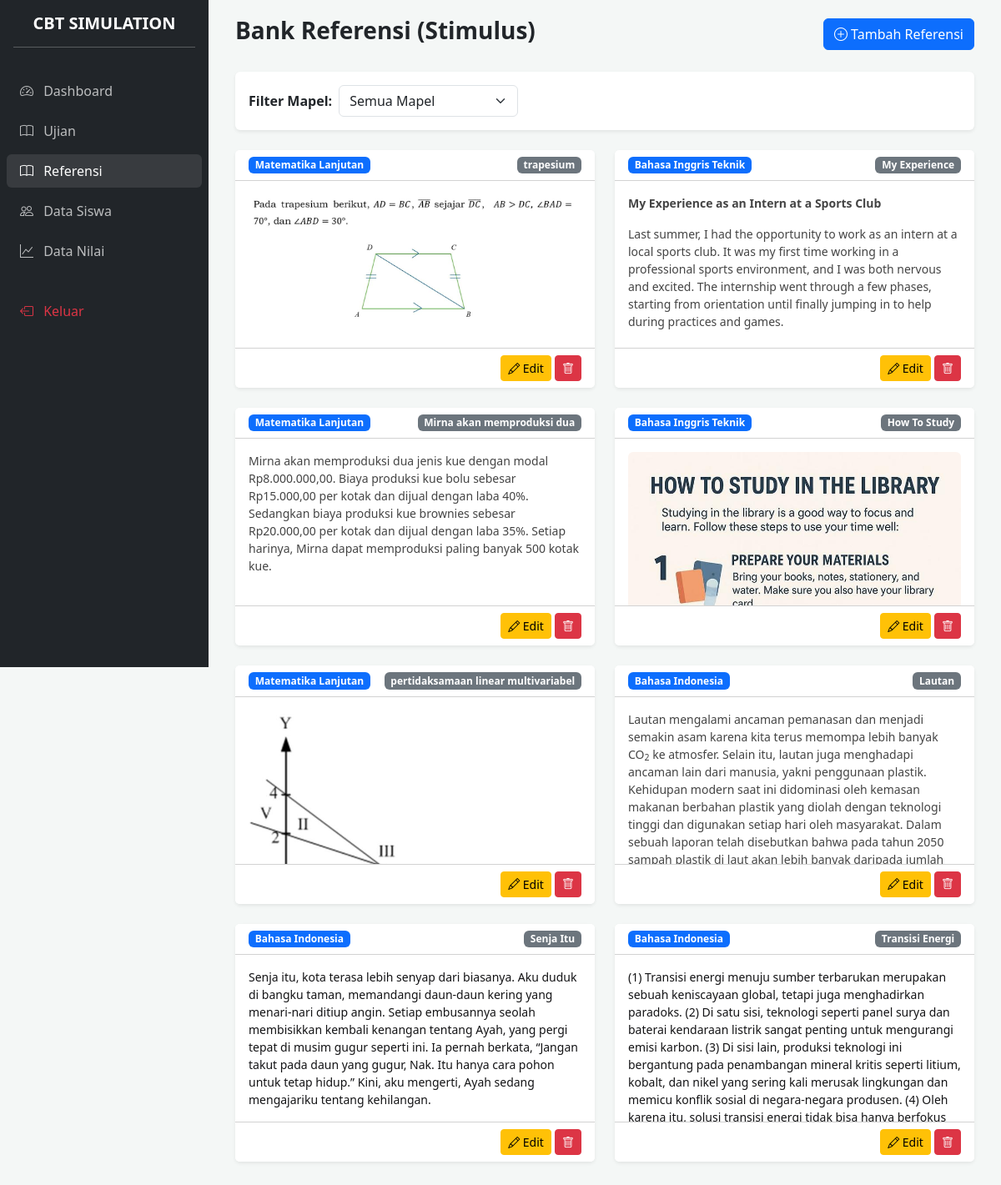
Page /admin/dashboard.php?page=references (signed in) on the committed database.
### tables this page shows
CREATE TABLE `references` (
  `id` int NOT NULL,
  `subject_id` int NOT NULL,
  `title` varchar(255) NOT NULL,
  `type` enum('text','image') DEFAULT 'text',
  `content` text,
  `image_path` varchar(255) DEFAULT NULL,
  `created_at` timestamp NULL DEFAULT CURRENT_TIMESTAMP
);

CREATE TABLE `subjects` (
  `id` int NOT NULL,
  `exam_id` int NOT NULL,
  `name` varchar(100) NOT NULL,
  `duration` int NOT NULL,
  `is_active` tinyint(1) DEFAULT '1',
  `created_at` timestamp NULL DEFAULT CURRENT_TIMESTAMP
);

### admin/modules/references/index.php (the view, shortened to what this page needs)
<?php
$sql = "SELECT r.*, s.name as subject_name FROM `references` r
        JOIN subjects s ON r.subject_id = s.id";
$sql .= " ORDER BY r.id DESC";
$references = $pdo->query($sql)->fetchAll();
?>
<div class="d-flex justify-content-between align-items-center mb-4">
    <h3 class="fw-bold">Bank Referensi (Stimulus)</h3>
    <a href="dashboard.php?page=references_form" class="btn btn-primary">
        <i class="bi bi-plus-circle"></i> Tambah Referensi
    </a>
</div>
<div class="card border-0 shadow-sm mb-4">
    <div class="card-body">
        <form method="GET" action="dashboard.php" class="row g-2 align-items-center">
            <div class="col-auto"><label class="fw-bold">Filter Mapel:</label></div>
            <div class="col-auto">
                <select name="subject_id" class="form-select" onchange="this.form.submit()">
                    <option value="">Semua Mapel</option>
                </select>
            </div>
        </form>
    </div>
</div>
<div class="row">
    <?php foreach ($references as $r): ?>
    <div class="col-md-6 mb-4">
        <div class="card h-100 shadow-sm border-0">
            <div class="card-header bg-white d-flex justify-content-between align-items-center">
                <span class="badge bg-primary"><?= htmlspecialchars($r['subject_name']) ?></span>
                <span class="badge bg-secondary"><?= $r['title'] ?></span>
            </div>
            <div class="card-body overflow-auto" style="max-height: 200px;">
                <?php if ($r['type'] == 'text'): ?>
                    <div class="small text-muted"><?= $r['content']  ?></div>
                <?php else: ?>
                    <img src="../assets/uploads/references/<?= $r['image_path'] ?>" class="img-fluid rounded" alt="Referensi">
                <?php endif; ?>
            </div>
            <div class="card-footer bg-white text-end">
                <a href="dashboard.php?page=references_form&id=<?= $r['id'] ?>" class="btn btn-sm btn-warning">
                    <i class="bi bi-pencil"></i> Edit
                </a>
                <a href="modules/references/process.php?action=delete&id=<?= $r['id'] ?>"
                   class="btn btn-sm btn-danger"
                   onclick="return confirm('Hapus referensi ini? Soal yang terhubung akan kehilangan referensinya.')">
                    <i class="bi bi-trash"></i>
                </a>
            </div>
        </div>
    </div>
    <?php endforeach; ?>
</div>

### includes/header.php (shortened to what this page needs)
<!DOCTYPE html>
<html lang="id">
<head>
    <link href="https://cdn.jsdelivr.net/npm/bootstrap@5.3.0/dist/css/bootstrap.min.css" rel="stylesheet">
    <link rel="stylesheet" href="https://cdn.jsdelivr.net/npm/bootstrap-icons@1.11.0/font/bootstrap-icons.css">
</head>
<body>
<div class="sidebar" id="sidebar">
    <div class="p-3 text-center">
        <h5 class="fw-bold">CBT SIMULATION</h5>
        <hr>
    </div>
    <ul class="nav flex-column px-2">
        <li class="nav-item">
            <a href="dashboard.php" class="nav-link mb-2 rounded <?= !isset($_GET['page']) ? 'active' : '' ?>">
                <i class="bi bi-speedometer2 me-2"></i> Dashboard
            </a>
        </li>
        <li class="nav-item">
            <a href="dashboard.php?page=exams" class="nav-link mb-2 rounded <?= ($_GET['page'] ?? '') == 'exams' ? 'active' : '' ?>">
                <i class="bi bi-book me-2"></i> Ujian
            </a>
        </li>
        <li class="nav-item">
            <a href="dashboard.php?page=references" class="nav-link mb-2 rounded <?= ($_GET['page'] ?? '') == 'references' ? 'active' : '' ?>">
                <i class="bi bi-book me-2"></i> Referensi
            </a>
        </li>
        <li class="nav-item">
            <a href="dashboard.php?page=students" class="nav-link mb-2 rounded <?= ($_GET['page'] ?? '') == 'students' ? 'active' : '' ?>">
                <i class="bi bi-people me-2"></i> Data Siswa
            </a>
        </li>
        <li class="nav-item">
            <a href="dashboard.php?page=scores" class="nav-link mb-2 rounded <?= ($_GET['page'] ?? '') == 'scores' ? 'active' : '' ?>">
                <i class="bi bi-graph-up me-2"></i> Data Nilai
            </a>
        </li>
        <li class="nav-item mt-4">
            <a href="../logout.php" class="nav-link mb-2 rounded text-danger">
                <i class="bi bi-box-arrow-left me-2"></i> Keluar
            </a>
        </li>
    </ul>
</div>
<div class="main-content">

### admin/dashboard.php (shortened to what this page needs)
<?php
require_once '../config/database.php';
include '../includes/header.php';
$page = $_GET['page'] ?? 'main';
?>
<div class="container-fluid">
    <?php
    switch ($page) {
        case 'references':
            include 'modules/references/index.php';
            break;
            ?>
            <?php
    }
    ?>
</div>
<?php include '../includes/footer.php'; ?>

### includes/footer.php (shortened to what this page needs)
</div> <script src="https://code.jquery.com/jquery-3.7.0.min.js"></script>
    <link href="https://cdn.jsdelivr.net/npm/quill@2.0.3/dist/quill.snow.css" rel="stylesheet">
</body>
</html>

### includes/header.php (style rules this page uses)
:root { --sidebar-width: 250px; }
body { background-color: #f4f7f6; }
.sidebar { width: var(--sidebar-width); height: 100vh; position: fixed; background: #212529; color: white; transition: 0.3s; z-index: 1000; }
.main-content { margin-left: var(--sidebar-width); transition: 0.3s; padding: 20px; }
.nav-link { color: rgba(255,255,255,0.7); }
.nav-link:hover, .nav-link.active { color: white; background: rgba(255,255,255,0.1); }

### rows in the picture
references: subject.name "Matematika Lanjutan", title "trapesium", image_path (picture)
references: subject.name "Bahasa Inggris Teknik", title "My Experience", content "My Experience as an Intern at a Sports Club Last summer, I had the opportunity to work as an intern at a local sports club. It was my first time working in a professional sports environment, and I was both nervous and excited. The internship went through a few phases, starting from orientation until finally jumping in to help during practices and games."
references: subject.name "Matematika Lanjutan", title "Mirna akan memproduksi dua", content "Mirna akan memproduksi dua jenis kue dengan modal Rp8.000.000,00. Biaya produksi kue bolu sebesar Rp15.000,00 per kotak dan dijual dengan laba 40%. Sedangkan biaya produksi kue brownies sebesar Rp20.000,00 per kotak dan dijual dengan laba 35%. Setiap harinya, Mirna dapat memproduksi paling banyak 500 kotak kue."
references: subject.name "Bahasa Inggris Teknik", title "How To Study", image_path (picture)
references: subject.name "Matematika Lanjutan", title "pertidaksamaan linear multivariabel", image_path (picture)
references: subject.name "Bahasa Indonesia", title "Lautan", content "Lautan mengalami ancaman pemanasan dan menjadi semakin asam karena kita terus memompa lebih banyak CO 2 ke atmosfer. Selain itu, lautan juga menghadapi ancaman lain dari manusia, yakni penggunaan plastik. Kehidupan modern saat ini didominasi oleh kemasan makanan berbahan plastik yang diolah dengan teknologi tinggi dan digunakan setiap hari oleh masyarakat. Dalam sebuah laporan telah disebutkan bahwa pada tahun 2050 sampah plastik di laut akan lebih banyak daripada jumlah…"
references: subject.name "Bahasa Indonesia", title "Senja Itu", content "Senja itu, kota terasa lebih senyap dari biasanya. Aku duduk di bangku taman, memandangi daun-daun kering yang menari-nari ditiup angin. Setiap embusannya seolah membisikkan kembali kenangan tentang Ayah, yang pergi tepat di musim gugur seperti ini. Ia pernah berkata, “Jangan takut pada daun yang gugur, Nak. Itu hanya cara pohon untuk tetap hidup.” Kini, aku mengerti, Ayah sedang mengajariku tentang kehilangan."
references: subject.name "Bahasa Indonesia", title "Transisi Energi", content "(1) Transisi energi menuju sumber terbarukan merupakan sebuah keniscayaan global, tetapi juga menghadirkan paradoks. (2) Di satu sisi, teknologi seperti panel surya dan baterai kendaraan listrik sangat penting untuk mengurangi emisi karbon. (3) Di sisi lain, produksi teknologi ini bergantung pada penambangan mineral kritis seperti litium, kobalt, dan nikel yang sering kali merusak lingkungan dan memicu konflik sosial di negara-negara produsen. (4) Oleh karena itu, solusi transisi energi tidak bisa hanya berfokus…"
